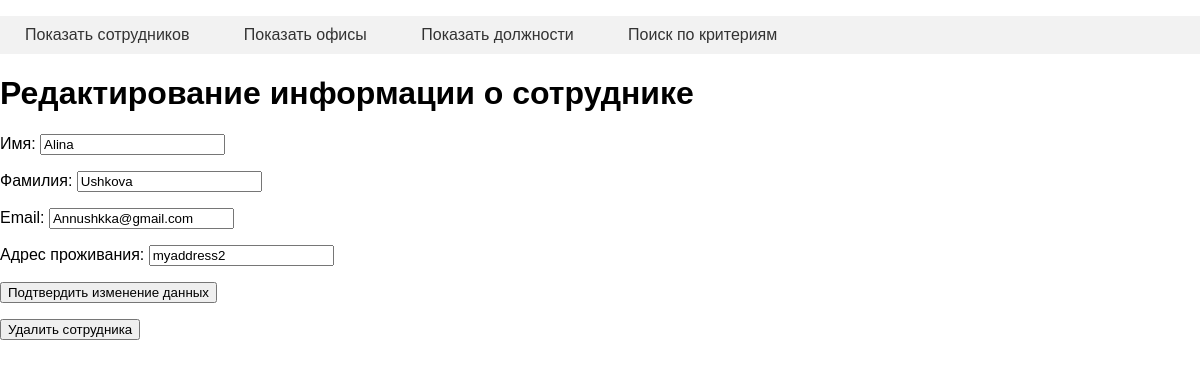
The app's page /show_employee/2 with its own data.
### tables this page shows
CREATE TABLE employee (
id integer PRIMARY KEY AUTOINCREMENT,
name text NOT NULL,
surname text NOT NULL,
email text,
home_address text,
date_of_last_changes date
);

### app.py (the view, shortened to what this page needs)
@app.route("/show_employee/<empl_id>", methods=["POST", "GET"])
def show_employee(empl_id):
    db = get_db()
    dbase = FDataBase(db)
    empl = dbase.get_employee(empl_id)
    posts = dbase.get_all_posts()
    offices = dbase.get_all_offices()
    return render_template('change-employee.html', empl=empl, posts=posts, offices=offices, )

### FDataBase.py (called while the page is built)
    def get_employee(self, id):
        print("get_employee")
        print(id)
        try:
            self.__cur.execute(
                f"SELECT * FROM employee where id == :id", (id,))
            res = self.__cur.fetchone()
            if res:
                return res
        except sqlite3.Error as e:
            print("Ошибка получения из БД" + str(e))
        return False

    def get_all_offices(self):
        try:
            self.__cur.execute(
                f"SELECT * FROM office")
            res = self.__cur.fetchall()
            if res:
                return res
        except sqlite3.Error as e:
            print("Ошибка получения из БД" + str(e))
        return False

    def get_all_posts(self):
        try:
            self.__cur.execute(
                f"SELECT * FROM post")
            res = self.__cur.fetchall()
            if res:
                return res
        except sqlite3.Error as e:
            print("Ошибка получения из БД" + str(e))
        return False

### app.py (called while the page is built)
def connect_db():
    conn = sqlite3.connect(app.config['DATABASE'])
    conn.row_factory = sqlite3.Row
    return conn

def get_db():
    if not hasattr(g, 'link_db'):
        g.link_db = connect_db()
    return g.link_db

### templates/change-employee.html
{% extends 'menu.html' %}
{% block content %}
{{ super() }}
<h1>Редактирование информации о сотруднике</h1>
<form id="nubexForm" action="{{url_for('show_employee', empl_id=empl.id)}}" method="post" class="form-contact">
    <p><label>Имя: </label> <input type="text" name="name" value="{{ empl.name }}" requied/>
    <p><label>Фамилия: </label> <input type="text" name="surname" value="{{ empl.surname }}" requied/>
    <p><label>Email: </label> <input type="text" name="email" value="{{ empl.email }}" requied/>
    <p><label>Адрес проживания: </label> <input type="text" name="home_address" value="{{ empl.home_address }}" requied/>
    <p><input type="submit" value="Подтвердить изменение данных"/></p>
</form>
<form id = "deletion" action="{{ url_for('delete_employee', id=empl.id) }}" method="post">
 				 <p><input type="submit" value="Удалить сотрудника" /></p>
</form>
{% endblock%}

### static/style.css (style rules this page uses)
html, body { font-family: 'Arial'; margin: 0; padding: 0; height: 100%; width: 100%; }

### records on screen
employee: name "Alina", surname "Ushkova", email "Annushkka@gmail.com", home_address "myaddress2"
